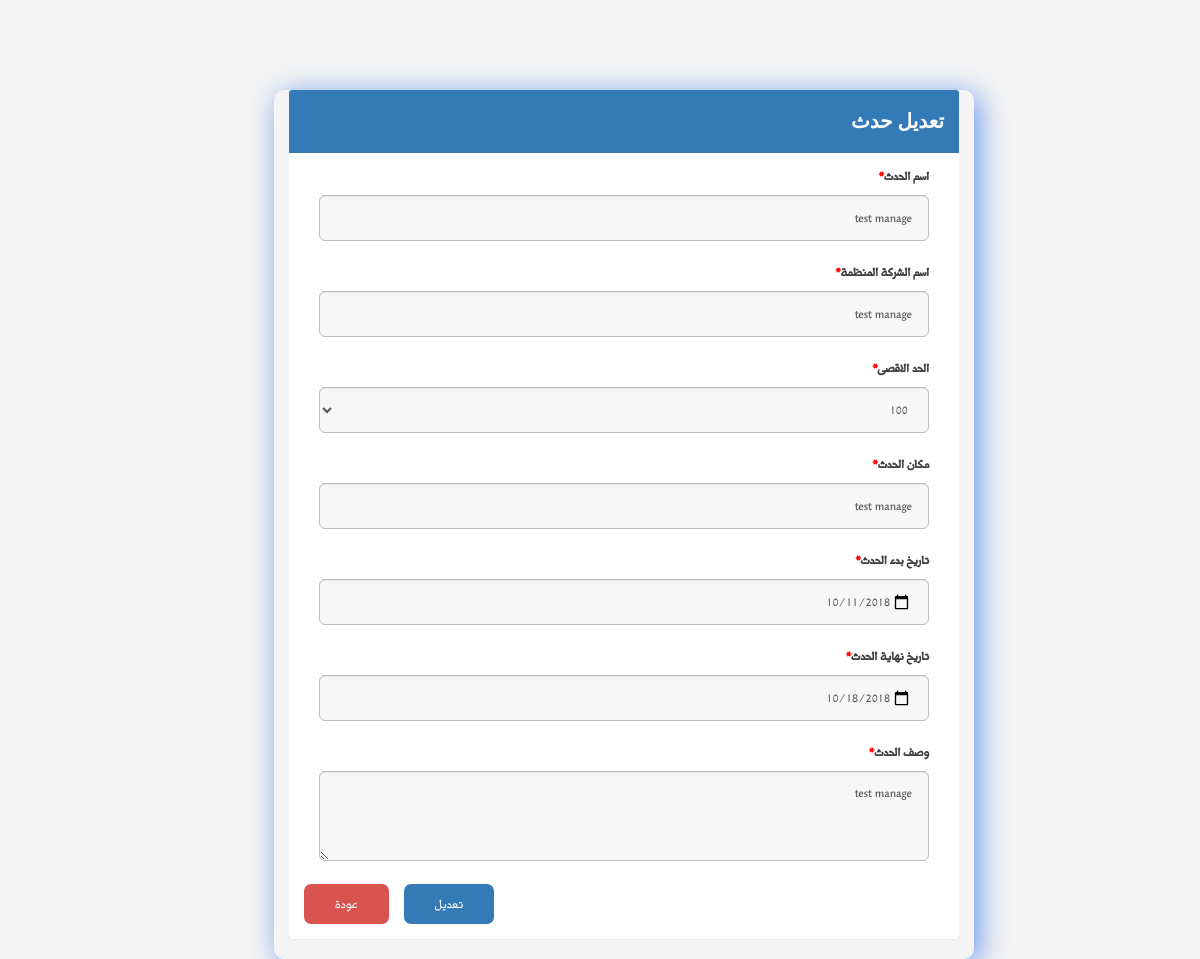
The app's page /editEvent.php?eventid=49 with its own data.
### tables this page shows
CREATE TABLE `event` (
  `event_ID` int(5) NOT NULL,
  `name_Event` varchar(30) NOT NULL,
  `descrption_Event` varchar(200) NOT NULL,
  `sartDate_Event` date NOT NULL,
  `endDate_Event` date NOT NULL,
  `location_Event` varchar(30) NOT NULL,
  `organization_name_Event` varchar(30) NOT NULL,
  `eventLink` varchar(140) NOT NULL,
  `maxNumOfAttendee` int(11) NOT NULL,
  `organizer_ID` int(11) NOT NULL,
  `VIPCode` int(5) NOT NULL
);

### editEvent.php (the view, shortened to what this page needs)
<?php
require_once 'php/connectTosql.php';
$query = null;
if (isset($_GET['eventid']) && $_GET['eventid'] != '') {
 $eventId = $_GET['eventid'];
 $query   = mysqli_query($con, "SELECT * FROM event  WHERE event_ID ='$eventId' ") or die(mysqli_error($con));
} else {
}
if ($query) {
 $row              = mysqli_fetch_row($query);
 $eventName        = $row[1];
 $EventDescription = $row[2];
 $sdaytime         = $row[3];
 $edaytime         = $row[4];
 $location         = $row[5];
 $organizationName = $row[6];
 $maxAttendee      = $row[8];
}
?>
<!DOCTYPE html>
<html>
<head>
  <link rel="stylesheet" href="https://unpkg.com/purecss@1.0.0/build/pure-min.css">
  <link rel="stylesheet" href="css/layouts/custom.css">
  <link rel="stylesheet" href="css/font-awesome.min.css">
  <link rel="stylesheet" href="css/icon.css">
  <link rel="stylesheet" href="css/bootstrap.min.css">
  <link rel="stylesheet" href="css/main-rtl.css">
</head>
<body>
  <div class="mainContent">
    <div class="container">
      <div class="panel panel-primary">
        <div class="panel-heading">
          <h4 class="panelTitle" >تعديل حدث </h4>
        </div>
        <div class="panel-body">
          <form action="" class="formDivEditEvent" method="post">
            <div class="col-md-12">
              <div class="form-group form-group-lg">
                <label for="eventName" class="control-label"> اسم الحدث<label style="color:red">*&nbsp; </label></label>
                <input type="text" class="form-control" id="txtEventName"  name="eventName" value="<?php echo $eventName ?>"
                  >
              </div>
            </div>
            <div class="col-md-12">
              <div class="form-group form-group-lg">
                <label for="txtOrganizer" class="control-label">اسم الشركة المنظمة<label style="color:red">*&nbsp; </label></label>
                <input type="text" class="form-control" id="txtOrganizer" name="organizer"
                value="<?php echo $organizationName ?>"
                  >
              </div>
            </div>
            <div class="col-md-12">
              <div class="form-group form-group-lg">
                <label for="txtMaxAttendee" class="control-label"> الحد الاقصى<label style="color:red">*&nbsp; </label></label>
                <select id="txtMaxAttendee" name="maxAttendee" class="form-control" value="<?php echo $maxAttendee ?>">
                  <option value="100" <?php if ($maxAttendee == "100") {echo ' selected="selected"';}?> >100</option>
                </select>
              </div>
            </div>
            <div class="col-md-12">
              <div class="form-group form-group-lg">
                <label for="txtLocation" class="control-label">مكان الحدث<label style="color:red">*&nbsp; </label></label>
                <input type="text" class="form-control" id="txtLocation" name="location" value="<?php echo $location ?>"
                  >
              </div>
            </div>
            <div class="col-md-12">
              <div class="form-group form-group-lg">
                <label for="txtSdaytime" class="control-label">تاريخ بدء الحدث<label style="color:red">*&nbsp; </label></label>
                <input type="date" class="form-control" id="txtSdaytime" name="sdaytime" value="<?php echo $sdaytime ?>"
                  >
              </div>
            </div>
            <div class="col-md-12">
              <div class="form-group form-group-lg">
                <label for="txtEdaytime" class="control-label">تاريخ نهاية الحدث<label style="color:red">*&nbsp; </label></label>
                <input type="date" class="form-control" id="txtEdaytime" name="edaytime" value="<?php echo $edaytime ?>"
                  >
              </div>
            </div>
            <div class="col-md-12">
              <div class="form-group form-group-lg">
                <label for="txtDescription" class="control-label">وصف الحدث<label style="color:red">*&nbsp; </label></label>
                <textarea type="textarea" class="form-control" id="txtDescription" rows="3" name="description" ><?php echo $EventDescription ?></textarea>
              </div>
            </div>
            <a  href="/tactic/manageEvent.php"  class="bodyform btn btn-nor-danger btn-sm">عودة</a>
             <input type="submit" value="تعديل" name = "update" class="btn btn-nor-primary btn-lg enable-overlay">
            </div>
        </div>
      </div>
    </div>
</body>
</html>

### css/layouts/custom.css (style rules this page uses)
* { box-sizing: border-box; }
.mainContent { margin: 0; margin-right: 20%; width: 80%; height: 900px; }
.panel-primary { border-color: #337ab7; border: 0px !important; }
.form-group-lg .form-control { height: 46px; padding: 10px 16px; font-size: 17px !important; line-height: 1.3333333; border-radius: 6px; }
.panelTitle { font-weight: bold; font-size: 20px; font-family: 'Noto Nastaliq Urdu Draft', serif; text-decoration: none; }
.container { position: relative; left: 15%; top: 10%; z-index: 0; border-radius: 10px; box-shadow: 5px 5px 30px cornflowerblue; max-width: 700px; text-align: right; }
textarea { width: 300px; }
::placeholder { text-align: right; }
form .btn { float: left; }
input[type="date"] { text-align: right; }
body { margin: 0; }

### css/main-rtl.css (style rules this page uses)
body { background: #f4f4f4 url(../images/bg.jpg) center top no-repeat; background-size: 100% }
html, body { margin: 0; padding: 0 }
body { line-height: 1 }
body { font-size: 14px; color: #404040; overflow: auto; margin: 0 auto; padding: 0; font-family: "Midan W20"; direction: rtl; min-width: 320px; max-width: 2200px }
a { text-decoration: none !important }
.form-control { background: #f7f7f7; border: 1px solid #bcbec2; }
.form-group label { font-size: 17px; position: relative; }
.btn, a { transition: all .3s ease; -webkit-transition: all .3s ease; -moz-transition: all .3s ease; -ms-transition: all .3s ease }
.btn-nor-primary, .btn-nor-primary:link, .btn-nor-primary:visited, .btn-nor-primary:focus { background: #337AB7 !important; border: 1px solid transparent; color: #fff !important; border-radius: 7px; margin-right: 15px; font-size: 18px; padding: 0 30px; height: 40px; line-height: 38px; }
.btn-nor-danger, .btn-nor-danger:link, .btn-nor-danger:visited, .btn-nor-danger:focus { background: #D9534F !important; border: 1px solid transparent; color: #fff !important; border-radius: 7px; margin-right: 15px; font-size: 18px; padding: 0 30px; height: 40px; line-height: 38px; }
.form-group-lg select.form-control { padding: 0 16px; font-size: 24px; }
.form-group { position: relative; padding-bottom: 8px; }
@media (min-width: 992px) { .col-md-1, .col-md-10, .col-md-11, .col-md-12, .col-md-2, .col-md-3, .col-md-4, .col-md-5, .col-md-6, .col-md-7, .col-md-8, .col-md-9 { float: right !important } }

### records on screen
event: eventName "test manage", organizer "test manage", maxAttendee "100", location "test manage", sdaytime "10/11/2018", edaytime "10/18/2018", description "test manage"
